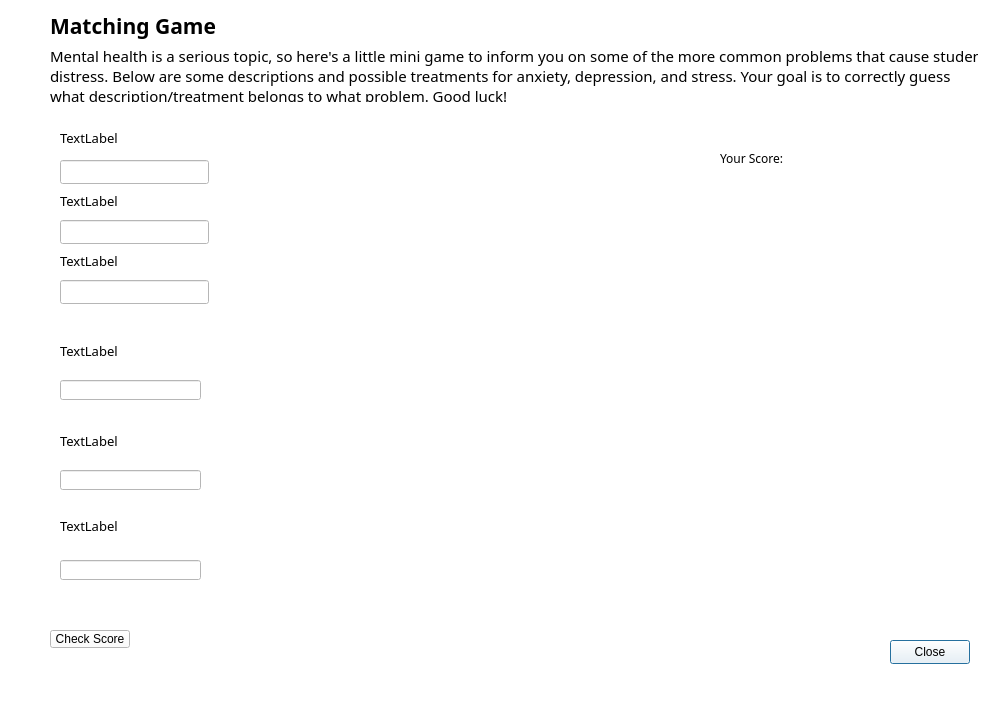
<?xml version="1.0" encoding="UTF-8"?>
<ui version="4.0">
 <class>gamehome</class>
 <widget class="QDialog" name="gamehome">
  <property name="geometry">
   <rect>
    <x>0</x>
    <y>0</y>
    <width>1007</width>
    <height>704</height>
   </rect>
  </property>
  <property name="palette">
   <palette>
    <active>
     <colorrole role="WindowText">
      <brush brushstyle="SolidPattern">
       <color alpha="255">
        <red>0</red>
        <green>0</green>
        <blue>0</blue>
       </color>
      </brush>
     </colorrole>
     <colorrole role="Button">
      <brush brushstyle="SolidPattern">
       <color alpha="255">
        <red>255</red>
        <green>255</green>
        <blue>255</blue>
       </color>
      </brush>
     </colorrole>
     <colorrole role="Light">
      <brush brushstyle="SolidPattern">
       <color alpha="255">
        <red>255</red>
        <green>255</green>
        <blue>255</blue>
       </color>
      </brush>
     </colorrole>
     <colorrole role="Midlight">
      <brush brushstyle="SolidPattern">
       <color alpha="255">
        <red>255</red>
        <green>255</green>
        <blue>255</blue>
       </color>
      </brush>
     </colorrole>
     <colorrole role="Dark">
      <brush brushstyle="SolidPattern">
       <color alpha="255">
        <red>127</red>
        <green>127</green>
        <blue>127</blue>
       </color>
      </brush>
     </colorrole>
     <colorrole role="Mid">
      <brush brushstyle="SolidPattern">
       <color alpha="255">
        <red>170</red>
        <green>170</green>
        <blue>170</blue>
       </color>
      </brush>
     </colorrole>
     <colorrole role="Text">
      <brush brushstyle="SolidPattern">
       <color alpha="255">
        <red>0</red>
        <green>0</green>
        <blue>0</blue>
       </color>
      </brush>
     </colorrole>
     <colorrole role="BrightText">
      <brush brushstyle="SolidPattern">
       <color alpha="255">
        <red>255</red>
        <green>255</green>
        <blue>255</blue>
       </color>
      </brush>
     </colorrole>
     <colorrole role="ButtonText">
      <brush brushstyle="SolidPattern">
       <color alpha="255">
        <red>0</red>
        <green>0</green>
        <blue>0</blue>
       </color>
      </brush>
     </colorrole>
     <colorrole role="Base">
      <brush brushstyle="SolidPattern">
       <color alpha="255">
        <red>255</red>
        <green>255</green>
        <blue>255</blue>
       </color>
      </brush>
     </colorrole>
     <colorrole role="Window">
      <brush brushstyle="SolidPattern">
       <color alpha="255">
        <red>255</red>
        <green>255</green>
        <blue>255</blue>
       </color>
      </brush>
     </colorrole>
     <colorrole role="Shadow">
      <brush brushstyle="SolidPattern">
       <color alpha="255">
        <red>0</red>
        <green>0</green>
        <blue>0</blue>
       </color>
      </brush>
     </colorrole>
     <colorrole role="AlternateBase">
      <brush brushstyle="SolidPattern">
       <color alpha="255">
        <red>255</red>
        <green>255</green>
        <blue>255</blue>
       </color>
      </brush>
     </colorrole>
     <colorrole role="ToolTipBase">
      <brush brushstyle="SolidPattern">
       <color alpha="255">
        <red>255</red>
        <green>255</green>
        <blue>220</blue>
       </color>
      </brush>
     </colorrole>
     <colorrole role="ToolTipText">
      <brush brushstyle="SolidPattern">
       <color alpha="255">
        <red>0</red>
        <green>0</green>
        <blue>0</blue>
       </color>
      </brush>
     </colorrole>
     <colorrole role="PlaceholderText">
      <brush brushstyle="SolidPattern">
       <color alpha="127">
        <red>0</red>
        <green>0</green>
        <blue>0</blue>
       </color>
      </brush>
     </colorrole>
     <colorrole role="Accent">
      <brush brushstyle="SolidPattern">
       <color alpha="255">
        <red>255</red>
        <green>255</green>
        <blue>255</blue>
       </color>
      </brush>
     </colorrole>
    </active>
    <inactive>
     <colorrole role="WindowText">
      <brush brushstyle="SolidPattern">
       <color alpha="255">
        <red>0</red>
        <green>0</green>
        <blue>0</blue>
       </color>
      </brush>
     </colorrole>
     <colorrole role="Button">
      <brush brushstyle="SolidPattern">
       <color alpha="255">
        <red>255</red>
        <green>255</green>
        <blue>255</blue>
       </color>
      </brush>
     </colorrole>
     <colorrole role="Light">
      <brush brushstyle="SolidPattern">
       <color alpha="255">
        <red>255</red>
        <green>255</green>
        <blue>255</blue>
       </color>
      </brush>
     </colorrole>
     <colorrole role="Midlight">
      <brush brushstyle="SolidPattern">
       <color alpha="255">
        <red>255</red>
        <green>255</green>
        <blue>255</blue>
       </color>
      </brush>
     </colorrole>
     <colorrole role="Dark">
      <brush brushstyle="SolidPattern">
       <color alpha="255">
        <red>127</red>
        <green>127</green>
        <blue>127</blue>
       </color>
      </brush>
     </colorrole>
     <colorrole role="Mid">
      <brush brushstyle="SolidPattern">
       <color alpha="255">
        <red>170</red>
        <green>170</green>
        <blue>170</blue>
       </color>
      </brush>
     </colorrole>
     <colorrole role="Text">
      <brush brushstyle="SolidPattern">
       <color alpha="255">
        <red>0</red>
        <green>0</green>
        <blue>0</blue>
       </color>
      </brush>
     </colorrole>
     <colorrole role="BrightText">
      <brush brushstyle="SolidPattern">
       <color alpha="255">
        <red>255</red>
        <green>255</green>
        <blue>255</blue>
       </color>
      </brush>
     </colorrole>
     <colorrole role="ButtonText">
      <brush brushstyle="SolidPattern">
       <color alpha="255">
        <red>0</red>
        <green>0</green>
        <blue>0</blue>
       </color>
      </brush>
     </colorrole>
     <colorrole role="Base">
      <brush brushstyle="SolidPattern">
       <color alpha="255">
        <red>255</red>
        <green>255</green>
        <blue>255</blue>
       </color>
      </brush>
     </colorrole>
     <colorrole role="Window">
      <brush brushstyle="SolidPattern">
       <color alpha="255">
        <red>255</red>
        <green>255</green>
        <blue>255</blue>
       </color>
      </brush>
     </colorrole>
     <colorrole role="Shadow">
      <brush brushstyle="SolidPattern">
       <color alpha="255">
        <red>0</red>
        <green>0</green>
        <blue>0</blue>
       </color>
      </brush>
     </colorrole>
     <colorrole role="AlternateBase">
      <brush brushstyle="SolidPattern">
       <color alpha="255">
        <red>255</red>
        <green>255</green>
        <blue>255</blue>
       </color>
      </brush>
     </colorrole>
     <colorrole role="ToolTipBase">
      <brush brushstyle="SolidPattern">
       <color alpha="255">
        <red>255</red>
        <green>255</green>
        <blue>220</blue>
       </color>
      </brush>
     </colorrole>
     <colorrole role="ToolTipText">
      <brush brushstyle="SolidPattern">
       <color alpha="255">
        <red>0</red>
        <green>0</green>
        <blue>0</blue>
       </color>
      </brush>
     </colorrole>
     <colorrole role="PlaceholderText">
      <brush brushstyle="SolidPattern">
       <color alpha="127">
        <red>0</red>
        <green>0</green>
        <blue>0</blue>
       </color>
      </brush>
     </colorrole>
     <colorrole role="Accent">
      <brush brushstyle="SolidPattern">
       <color alpha="255">
        <red>255</red>
        <green>255</green>
        <blue>255</blue>
       </color>
      </brush>
     </colorrole>
    </inactive>
    <disabled>
     <colorrole role="WindowText">
      <brush brushstyle="SolidPattern">
       <color alpha="255">
        <red>127</red>
        <green>127</green>
        <blue>127</blue>
       </color>
      </brush>
     </colorrole>
     <colorrole role="Button">
      <brush brushstyle="SolidPattern">
       <color alpha="255">
        <red>255</red>
        <green>255</green>
        <blue>255</blue>
       </color>
      </brush>
     </colorrole>
     <colorrole role="Light">
      <brush brushstyle="SolidPattern">
       <color alpha="255">
        <red>255</red>
        <green>255</green>
        <blue>255</blue>
       </color>
      </brush>
     </colorrole>
     <colorrole role="Midlight">
      <brush brushstyle="SolidPattern">
       <color alpha="255">
        <red>255</red>
        <green>255</green>
        <blue>255</blue>
       </color>
      </brush>
     </colorrole>
     <colorrole role="Dark">
      <brush brushstyle="SolidPattern">
       <color alpha="255">
        <red>127</red>
        <green>127</green>
        <blue>127</blue>
       </color>
      </brush>
     </colorrole>
     <colorrole role="Mid">
      <brush brushstyle="SolidPattern">
       <color alpha="255">
        <red>170</red>
        <green>170</green>
        <blue>170</blue>
       </color>
      </brush>
     </colorrole>
     <colorrole role="Text">
      <brush brushstyle="SolidPattern">
       <color alpha="255">
        <red>127</red>
        <green>127</green>
        <blue>127</blue>
       </color>
      </brush>
     </colorrole>
     <colorrole role="BrightText">
      <brush brushstyle="SolidPattern">
       <color alpha="255">
        <red>255</red>
        <green>255</green>
        <blue>255</blue>
       </color>
      </brush>
     </colorrole>
     <colorrole role="ButtonText">
      <brush brushstyle="SolidPattern">
       <color alpha="255">
        <red>127</red>
        <green>127</green>
        <blue>127</blue>
       </color>
      </brush>
     </colorrole>
     <colorrole role="Base">
      <brush brushstyle="SolidPattern">
       <color alpha="255">
        <red>255</red>
        <green>255</green>
        <blue>255</blue>
       </color>
      </brush>
     </colorrole>
     <colorrole role="Window">
      <brush brushstyle="SolidPattern">
       <color alpha="255">
        <red>255</red>
        <green>255</green>
        <blue>255</blue>
       </color>
      </brush>
     </colorrole>
     <colorrole role="Shadow">
      <brush brushstyle="SolidPattern">
       <color alpha="255">
        <red>0</red>
        <green>0</green>
        <blue>0</blue>
       </color>
      </brush>
     </colorrole>
     <colorrole role="AlternateBase">
      <brush brushstyle="SolidPattern">
       <color alpha="255">
        <red>255</red>
        <green>255</green>
        <blue>255</blue>
       </color>
      </brush>
     </colorrole>
     <colorrole role="ToolTipBase">
      <brush brushstyle="SolidPattern">
       <color alpha="255">
        <red>255</red>
        <green>255</green>
        <blue>220</blue>
       </color>
      </brush>
     </colorrole>
     <colorrole role="ToolTipText">
      <brush brushstyle="SolidPattern">
       <color alpha="255">
        <red>0</red>
        <green>0</green>
        <blue>0</blue>
       </color>
      </brush>
     </colorrole>
     <colorrole role="PlaceholderText">
      <brush brushstyle="SolidPattern">
       <color alpha="127">
        <red>127</red>
        <green>127</green>
        <blue>127</blue>
       </color>
      </brush>
     </colorrole>
     <colorrole role="Accent">
      <brush brushstyle="SolidPattern">
       <color alpha="255">
        <red>255</red>
        <green>255</green>
        <blue>255</blue>
       </color>
      </brush>
     </colorrole>
    </disabled>
   </palette>
  </property>
  <property name="windowTitle">
   <string>Dialog</string>
  </property>
  <widget class="QPushButton" name="pushButton_2">
   <property name="geometry">
    <rect>
     <x>890</x>
     <y>640</y>
     <width>80</width>
     <height>24</height>
    </rect>
   </property>
   <property name="text">
    <string>Close</string>
   </property>
  </widget>
  <widget class="QLabel" name="label">
   <property name="geometry">
    <rect>
     <x>50</x>
     <y>50</y>
     <width>928</width>
     <height>52</height>
    </rect>
   </property>
   <property name="font">
    <font>
     <family>Rockwell</family>
     <pointsize>11</pointsize>
    </font>
   </property>
   <property name="text">
    <string>Mental health is a serious topic, so here's a little mini game to inform you on some of the more common problems that cause students
distress. Below are some descriptions and possible treatments for anxiety, depression, and stress. Your goal is to correctly guess
what description/treatment belongs to what problem. Good luck!</string>
   </property>
  </widget>
  <widget class="QLabel" name="label_2">
   <property name="geometry">
    <rect>
     <x>50</x>
     <y>10</y>
     <width>928</width>
     <height>31</height>
    </rect>
   </property>
   <property name="font">
    <font>
     <family>Rockwell</family>
     <pointsize>16</pointsize>
     <bold>true</bold>
    </font>
   </property>
   <property name="text">
    <string>Matching Game</string>
   </property>
  </widget>
  <widget class="QLabel" name="label_dDesc">
   <property name="geometry">
    <rect>
     <x>60</x>
     <y>130</y>
     <width>461</width>
     <height>16</height>
    </rect>
   </property>
   <property name="font">
    <font>
     <family>Rockwell</family>
     <pointsize>10</pointsize>
    </font>
   </property>
   <property name="text">
    <string>TextLabel</string>
   </property>
  </widget>
  <widget class="QPushButton" name="pushButton">
   <property name="geometry">
    <rect>
     <x>50</x>
     <y>630</y>
     <width>80</width>
     <height>18</height>
    </rect>
   </property>
   <property name="text">
    <string>Check Score</string>
   </property>
  </widget>
  <widget class="QLineEdit" name="lineEdit_dDesc">
   <property name="geometry">
    <rect>
     <x>60</x>
     <y>160</y>
     <width>149</width>
     <height>24</height>
    </rect>
   </property>
  </widget>
  <widget class="QLineEdit" name="lineEdit_aDesc">
   <property name="geometry">
    <rect>
     <x>60</x>
     <y>220</y>
     <width>149</width>
     <height>24</height>
    </rect>
   </property>
  </widget>
  <widget class="QLineEdit" name="lineEdit_sDesc">
   <property name="geometry">
    <rect>
     <x>60</x>
     <y>280</y>
     <width>149</width>
     <height>24</height>
    </rect>
   </property>
  </widget>
  <widget class="QLineEdit" name="lineEdit_aTreat">
   <property name="geometry">
    <rect>
     <x>60</x>
     <y>380</y>
     <width>141</width>
     <height>20</height>
    </rect>
   </property>
  </widget>
  <widget class="QLineEdit" name="lineEdit_sTreat">
   <property name="geometry">
    <rect>
     <x>60</x>
     <y>470</y>
     <width>141</width>
     <height>20</height>
    </rect>
   </property>
  </widget>
  <widget class="QLineEdit" name="lineEdit_dTreat">
   <property name="geometry">
    <rect>
     <x>60</x>
     <y>560</y>
     <width>141</width>
     <height>20</height>
    </rect>
   </property>
  </widget>
  <widget class="QLabel" name="label_aDesc">
   <property name="geometry">
    <rect>
     <x>60</x>
     <y>190</y>
     <width>511</width>
     <height>21</height>
    </rect>
   </property>
   <property name="font">
    <font>
     <family>Rockwell</family>
     <pointsize>10</pointsize>
    </font>
   </property>
   <property name="text">
    <string>TextLabel</string>
   </property>
  </widget>
  <widget class="QLabel" name="label_sDesc">
   <property name="geometry">
    <rect>
     <x>60</x>
     <y>250</y>
     <width>561</width>
     <height>21</height>
    </rect>
   </property>
   <property name="font">
    <font>
     <family>Rockwell</family>
     <pointsize>10</pointsize>
    </font>
   </property>
   <property name="text">
    <string>TextLabel</string>
   </property>
  </widget>
  <widget class="QLabel" name="label_sTreat">
   <property name="geometry">
    <rect>
     <x>60</x>
     <y>420</y>
     <width>891</width>
     <height>41</height>
    </rect>
   </property>
   <property name="font">
    <font>
     <family>Rockwell</family>
     <pointsize>10</pointsize>
    </font>
   </property>
   <property name="text">
    <string>TextLabel</string>
   </property>
  </widget>
  <widget class="QLabel" name="label_dTreat">
   <property name="geometry">
    <rect>
     <x>60</x>
     <y>500</y>
     <width>881</width>
     <height>51</height>
    </rect>
   </property>
   <property name="font">
    <font>
     <family>Rockwell</family>
     <pointsize>10</pointsize>
    </font>
   </property>
   <property name="text">
    <string>TextLabel</string>
   </property>
  </widget>
  <widget class="QWidget" name="">
   <property name="geometry">
    <rect>
     <x>720</x>
     <y>150</y>
     <width>123</width>
     <height>17</height>
    </rect>
   </property>
   <layout class="QHBoxLayout" name="horizontalLayout">
    <item>
     <widget class="QLabel" name="label_score">
      <property name="font">
       <font>
        <family>Rockwell</family>
       </font>
      </property>
      <property name="text">
       <string>Your Score:</string>
      </property>
     </widget>
    </item>
    <item>
     <widget class="QLabel" name="label_int">
      <property name="font">
       <font>
        <family>Rockwell</family>
       </font>
      </property>
      <property name="text">
       <string/>
      </property>
     </widget>
    </item>
   </layout>
  </widget>
  <widget class="QLabel" name="label_aTreat">
   <property name="geometry">
    <rect>
     <x>60</x>
     <y>330</y>
     <width>881</width>
     <height>41</height>
    </rect>
   </property>
   <property name="font">
    <font>
     <family>Rockwell</family>
     <pointsize>10</pointsize>
    </font>
   </property>
   <property name="text">
    <string>TextLabel</string>
   </property>
  </widget>
 </widget>
 <resources/>
 <connections/>
</ui>
